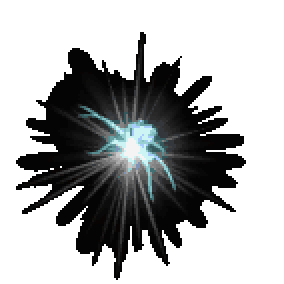
#> input picture client/Assets/Resources/Clover/D2/Missiles/BoneSpirit/ne_5.png, 142 x 142 px (shown 2 times larger)
$ python travelblack_blackfrac.py ../../../client/Assets/Resources/Clover/D2/Missiles/BoneSpirit/ne_5.png
#> lines starting #> are read from the running program, lines starting #| are printed output that depends on the picture
# travel-black: black-pixel fraction of the landing frames, plus a 4x4 bucket grid.
#
# Same formula/threshold as the sibling measure script blackwhy_blackfrac.py
# (mean of RGB < 10 = "black"; the D2 void is pure #000) -- only the file list is
# taken from argv so one script can measure any travelblack_* triple.
#
#   python tools/probes/measure/travelblack_blackfrac.py <png> [<png> ...]
import sys
from PIL import Image

THRESH = 10          # mean of RGB below this = "black"


def measure(path):
    try:
        im = Image.open(path).convert("RGB")
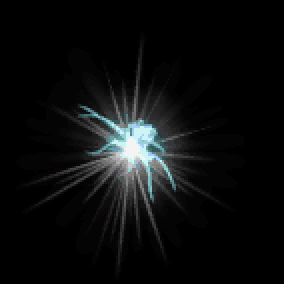
#> im: PIL image 142x142 RGB (shown 2 times larger); mean R, G, B 12.2, 13.5, 13.7
    except Exception as e:
        print(f"{path}: OPEN-FAIL {e}")
        return
    w, h = im.size
#> w = 142; h = 142
    px = im.load()
    tot = 0
    blk = 0
    buckets = [0] * 16
    btot = [0] * 16
    step = 4                       # sample every 4th pixel in both axes
    for y in range(0, h, step):
        for x in range(0, w, step):
            r, g, b = px[x, y]
            m = (r + g + b) / 3.0
            isb = 1 if m < THRESH else 0
            tot += 1
            blk += isb
            by = int(y * 4 / h)          # image y=0 is TOP
            bx = int(x * 4 / w)
            bi = bx + (3 - by) * 4       # index = bx + by*4 with by 0 = BOTTOM
            btot[bi] += 1
            buckets[bi] += isb
#> after the loop, blk = 1058; btot = [81, 81, 81, 81, 81, 81, 81, 81, 81, 81, 81, 81, 81, 81, 81, 81]; buckets = [81, 67, 77, 81, 76, 18, 23, 80, 80, 23, 48, 81, 81, 80, 81, 81]; tot = 1296
    name = path.replace("\\", "/").split("/")[-1]
    print(f"{name}: {w}x{h} blackFrac={blk/tot:.3f}  n={tot}")
#| ne_5.png: 142x142 blackFrac=0.816  n=1296
    for row in range(3, -1, -1):
        cells = " ".join(f"{buckets[row*4+c]/max(btot[row*4+c],1):.2f}" for c in range(4))
        print(f"    by={row} (top->bottom) : {cells}")
#> this loop made 4 passes
#|     by=3 (top->bottom) : 1.00 0.99 1.00 1.00
#|     by=2 (top->bottom) : 0.99 0.28 0.59 1.00
#|     by=1 (top->bottom) : 0.94 0.22 0.28 0.99
#|     by=0 (top->bottom) : 1.00 0.83 0.95 1.00


if __name__ == "__main__":
    for p in sys.argv[1:]:
        measure(p)

$ run again, on client/Assets/Resources/Clover/D2/Missiles/BoneSpirit/sw_1.png
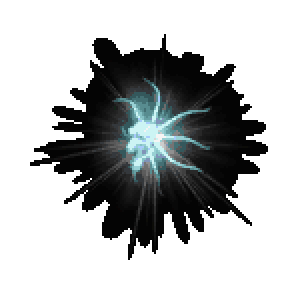
#> input picture client/Assets/Resources/Clover/D2/Missiles/BoneSpirit/sw_1.png, 142 x 142 px (shown 2 times larger)
#> in measure, `im = Image.open(path).convert("RGB")`:
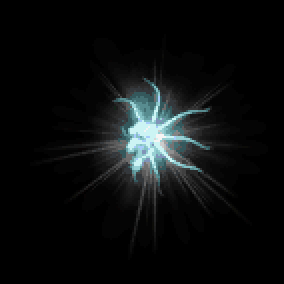
#> im: PIL image 142x142 RGB (shown 2 times larger); mean R, G, B 12.1, 14.4, 14.7
#> after the loop in measure, `for y in range(0, h, step):`: blk = 1056; btot = [81, 81, 81, 81, 81, 81, 81, 81, 81, 81, 81, 81, 81, 81, 81, 81]; buckets = [81, 79, 79, 81, 80, 34, 16, 71, 81, 37, 15, 78, 81, 81, 81, 81]; tot = 1296
#| sw_1.png: 142x142 blackFrac=0.815  n=1296
#> the loop in measure, `for row in range(3, -1, -1):` made 4 passes
#|     by=3 (top->bottom) : 1.00 1.00 1.00 1.00
#|     by=2 (top->bottom) : 1.00 0.46 0.19 0.96
#|     by=1 (top->bottom) : 0.99 0.42 0.20 0.88
#|     by=0 (top->bottom) : 1.00 0.98 0.98 1.00
